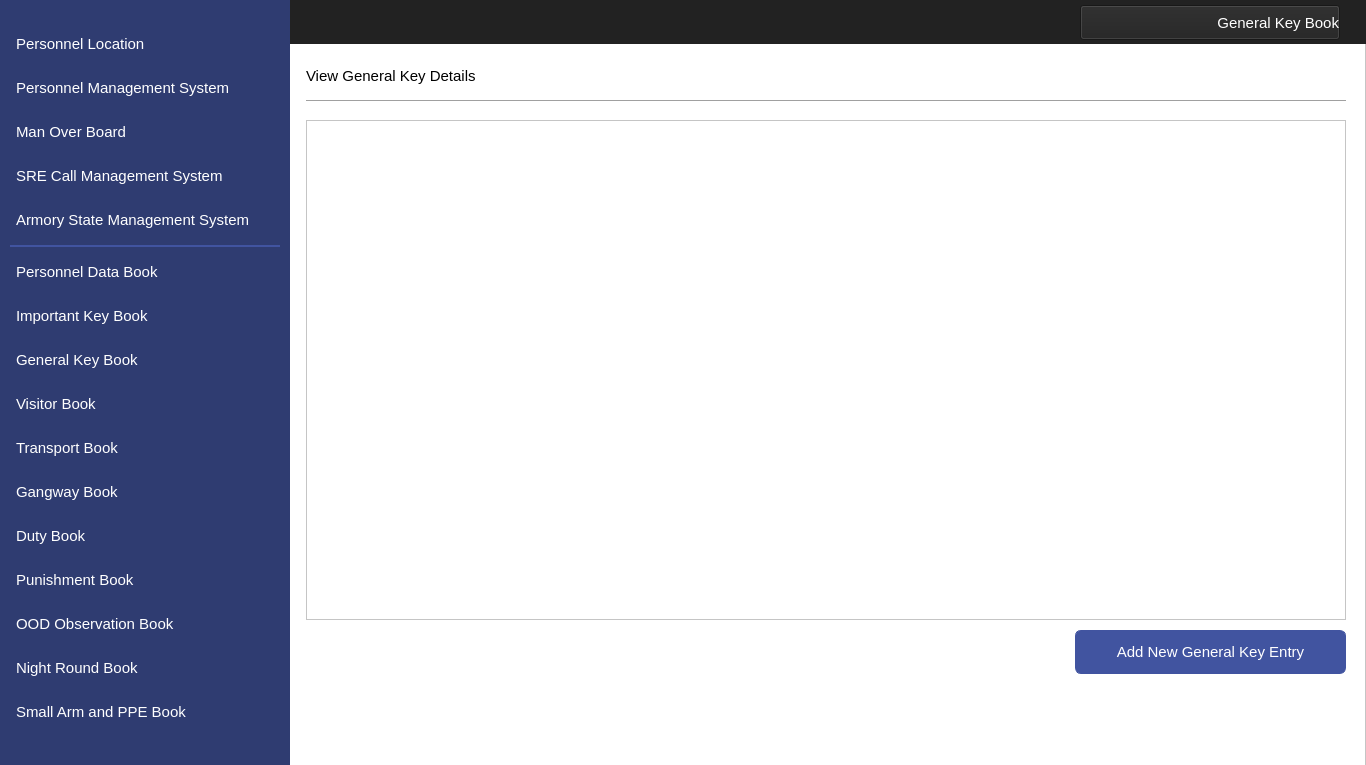
<?xml version="1.0" encoding="UTF-8"?>
<ui version="4.0">
 <class>MainWindow</class>
 <widget class="QMainWindow" name="MainWindow">
  <property name="geometry">
   <rect>
    <x>0</x>
    <y>0</y>
    <width>1366</width>
    <height>765</height>
   </rect>
  </property>
  <property name="windowTitle">
   <string>MainWindow</string>
  </property>
  <widget class="QWidget" name="centralwidget">
   <widget class="QFrame" name="frame">
    <property name="geometry">
     <rect>
      <x>0</x>
      <y>0</y>
      <width>1366</width>
      <height>768</height>
     </rect>
    </property>
    <property name="styleSheet">
     <string notr="true">background-color: #ffffff</string>
    </property>
    <property name="frameShape">
     <enum>QFrame::StyledPanel</enum>
    </property>
    <property name="frameShadow">
     <enum>QFrame::Raised</enum>
    </property>
    <widget class="QLabel" name="label">
     <property name="geometry">
      <rect>
       <x>0</x>
       <y>0</y>
       <width>290</width>
       <height>768</height>
      </rect>
     </property>
     <property name="styleSheet">
      <string notr="true">background-image: url(null);
background-color:#2F3C71;</string>
     </property>
     <property name="text">
      <string/>
     </property>
    </widget>
    <widget class="QLabel" name="label_2">
     <property name="geometry">
      <rect>
       <x>0</x>
       <y>0</y>
       <width>1366</width>
       <height>44</height>
      </rect>
     </property>
     <property name="styleSheet">
      <string notr="true">background-image: url(null);
background-color:#222222;</string>
     </property>
     <property name="text">
      <string/>
     </property>
    </widget>
    <widget class="QPushButton" name="navViewPunishment">
     <property name="geometry">
      <rect>
       <x>10</x>
       <y>558</y>
       <width>270</width>
       <height>44</height>
      </rect>
     </property>
     <property name="font">
      <font>
       <family>Segoe UI</family>
       <pointsize>11</pointsize>
      </font>
     </property>
     <property name="cursor">
      <cursorShape>PointingHandCursor</cursorShape>
     </property>
     <property name="styleSheet">
      <string notr="true">QPushButton 
{
    text-align: left;
    color: #ffffff;
    background-color:#2F3C71;
    border-width: 1px;
    border-color: #2F3C71;
    border-style: solid;
    border-radius: 6;
    padding: 3px;
    font-size: 11pt;
    padding-left: 5px;
    padding-right: 5px;
    min-width: 40px;
}

QPushButton:hover
{
    background-color:#4154A0;
}
QPushButton:pressed
{
    background-color: #384889;
 	border-width: 3px;
    border-color: #5C70BC;
    border-style: solid;
    border-radius: 6;

}</string>
     </property>
     <property name="text">
      <string>Punishment Book</string>
     </property>
     <property name="icon">
      <iconset resource="../IconResource.qrc">
       <normaloff>:/images/punishment.png</normaloff>:/images/punishment.png</iconset>
     </property>
     <property name="iconSize">
      <size>
       <width>25</width>
       <height>25</height>
      </size>
     </property>
     <property name="flat">
      <bool>false</bool>
     </property>
    </widget>
    <widget class="QPushButton" name="navViewImpKey">
     <property name="geometry">
      <rect>
       <x>10</x>
       <y>294</y>
       <width>270</width>
       <height>44</height>
      </rect>
     </property>
     <property name="font">
      <font>
       <family>Segoe UI</family>
       <pointsize>11</pointsize>
      </font>
     </property>
     <property name="cursor">
      <cursorShape>PointingHandCursor</cursorShape>
     </property>
     <property name="styleSheet">
      <string notr="true">QPushButton 
{
    text-align: left;
    color: #ffffff;
    background-color:#2F3C71;
    border-width: 1px;
    border-color: #2F3C71;
    border-style: solid;
    border-radius: 6;
    padding: 3px;
    font-size: 11pt;
    padding-left: 5px;
    padding-right: 5px;
    min-width: 40px;
}

QPushButton:hover
{
    background-color:#4154A0;
}
QPushButton:pressed
{
    background-color: #384889;
 	border-width: 3px;
    border-color: #5C70BC;
    border-style: solid;
    border-radius: 6;

}</string>
     </property>
     <property name="text">
      <string>Important Key Book</string>
     </property>
     <property name="icon">
      <iconset resource="../IconResource.qrc">
       <normaloff>:/images/impKey.png</normaloff>:/images/impKey.png</iconset>
     </property>
     <property name="iconSize">
      <size>
       <width>25</width>
       <height>25</height>
      </size>
     </property>
     <property name="flat">
      <bool>false</bool>
     </property>
    </widget>
    <widget class="QPushButton" name="navViewGenKey">
     <property name="geometry">
      <rect>
       <x>10</x>
       <y>338</y>
       <width>270</width>
       <height>44</height>
      </rect>
     </property>
     <property name="font">
      <font>
       <family>Segoe UI</family>
       <pointsize>11</pointsize>
      </font>
     </property>
     <property name="cursor">
      <cursorShape>PointingHandCursor</cursorShape>
     </property>
     <property name="styleSheet">
      <string notr="true">QPushButton 
{
    text-align: left;
    color: #ffffff;
    background-color:#2F3C71;
    border-width: 1px;
    border-color: #2F3C71;
    border-style: solid;
    border-radius: 6;
    padding: 3px;
    font-size: 11pt;
    padding-left: 5px;
    padding-right: 5px;
    min-width: 40px;
}

QPushButton:hover
{
    background-color:#4154A0;
}

QPushButton:active
{
    background-color:#4154A0;
}
QPushButton:pressed
{
    background-color: #384889;
 	border-width: 3px;
    border-color: #5C70BC;
    border-style: solid;
    border-radius: 6;

}</string>
     </property>
     <property name="text">
      <string>General Key Book</string>
     </property>
     <property name="icon">
      <iconset resource="../IconResource.qrc">
       <normaloff>:/images/genKey.png</normaloff>:/images/genKey.png</iconset>
     </property>
     <property name="iconSize">
      <size>
       <width>25</width>
       <height>25</height>
      </size>
     </property>
     <property name="flat">
      <bool>false</bool>
     </property>
    </widget>
    <widget class="QPushButton" name="navViewVisitor">
     <property name="geometry">
      <rect>
       <x>10</x>
       <y>382</y>
       <width>270</width>
       <height>44</height>
      </rect>
     </property>
     <property name="font">
      <font>
       <family>Segoe UI</family>
       <pointsize>11</pointsize>
      </font>
     </property>
     <property name="cursor">
      <cursorShape>PointingHandCursor</cursorShape>
     </property>
     <property name="styleSheet">
      <string notr="true">QPushButton 
{
    text-align: left;
    color: #ffffff;
    background-color:#2F3C71;
    border-width: 1px;
    border-color: #2F3C71;
    border-style: solid;
    border-radius: 6;
    padding: 3px;
    font-size: 11pt;
    padding-left: 5px;
    padding-right: 5px;
    min-width: 40px;
}

QPushButton:hover
{
    background-color:#4154A0;
}

QPushButton:pressed
{
    background-color: #384889;
 	border-width: 3px;
    border-color: #5C70BC;
    border-style: solid;
    border-radius: 6;
}</string>
     </property>
     <property name="text">
      <string>Visitor Book</string>
     </property>
     <property name="icon">
      <iconset resource="../IconResource.qrc">
       <normaloff>:/images/visitor.png</normaloff>:/images/visitor.png</iconset>
     </property>
     <property name="iconSize">
      <size>
       <width>25</width>
       <height>25</height>
      </size>
     </property>
     <property name="flat">
      <bool>false</bool>
     </property>
    </widget>
    <widget class="QPushButton" name="navViewTransport">
     <property name="geometry">
      <rect>
       <x>10</x>
       <y>426</y>
       <width>270</width>
       <height>44</height>
      </rect>
     </property>
     <property name="font">
      <font>
       <family>Segoe UI</family>
       <pointsize>11</pointsize>
      </font>
     </property>
     <property name="cursor">
      <cursorShape>PointingHandCursor</cursorShape>
     </property>
     <property name="styleSheet">
      <string notr="true">QPushButton 
{
    text-align: left;
    color: #ffffff;
    background-color:#2F3C71;
    border-width: 1px;
    border-color: #2F3C71;
    border-style: solid;
    border-radius: 6;
    padding: 3px;
    font-size: 11pt;
    padding-left: 5px;
    padding-right: 5px;
    min-width: 40px;
}

QPushButton:hover
{
    background-color:#4154A0;
}
QPushButton:pressed
{
    background-color: #384889;
 	border-width: 3px;
    border-color: #5C70BC;
    border-style: solid;
    border-radius: 6;

}</string>
     </property>
     <property name="text">
      <string>Transport Book</string>
     </property>
     <property name="icon">
      <iconset resource="../IconResource.qrc">
       <normaloff>:/images/transport.png</normaloff>:/images/transport.png</iconset>
     </property>
     <property name="iconSize">
      <size>
       <width>25</width>
       <height>25</height>
      </size>
     </property>
     <property name="flat">
      <bool>false</bool>
     </property>
    </widget>
    <widget class="QPushButton" name="navViewGangway">
     <property name="geometry">
      <rect>
       <x>10</x>
       <y>470</y>
       <width>270</width>
       <height>44</height>
      </rect>
     </property>
     <property name="font">
      <font>
       <family>Segoe UI</family>
       <pointsize>11</pointsize>
      </font>
     </property>
     <property name="cursor">
      <cursorShape>PointingHandCursor</cursorShape>
     </property>
     <property name="styleSheet">
      <string notr="true">QPushButton 
{
    text-align: left;
    color: #ffffff;
    background-color:#2F3C71;
    border-width: 1px;
    border-color: #2F3C71;
    border-style: solid;
    border-radius: 6;
    padding: 3px;
    font-size: 11pt;
    padding-left: 5px;
    padding-right: 5px;
    min-width: 40px;
}

QPushButton:hover
{
    background-color:#4154A0;
}
QPushButton:pressed
{
    background-color: #384889;
 	border-width: 3px;
    border-color: #5C70BC;
    border-style: solid;
    border-radius: 6;

}</string>
     </property>
     <property name="text">
      <string>Gangway Book</string>
     </property>
     <property name="icon">
      <iconset resource="../IconResource.qrc">
       <normaloff>:/images/gangway.png</normaloff>:/images/gangway.png</iconset>
     </property>
     <property name="iconSize">
      <size>
       <width>25</width>
       <height>25</height>
      </size>
     </property>
     <property name="flat">
      <bool>false</bool>
     </property>
    </widget>
    <widget class="QPushButton" name="navViewDuty">
     <property name="geometry">
      <rect>
       <x>10</x>
       <y>514</y>
       <width>270</width>
       <height>44</height>
      </rect>
     </property>
     <property name="font">
      <font>
       <family>Segoe UI</family>
       <pointsize>11</pointsize>
      </font>
     </property>
     <property name="cursor">
      <cursorShape>PointingHandCursor</cursorShape>
     </property>
     <property name="styleSheet">
      <string notr="true">QPushButton 
{
    text-align: left;
    color: #ffffff;
    background-color:#2F3C71;
    border-width: 1px;
    border-color: #2F3C71;
    border-style: solid;
    border-radius: 6;
    padding: 3px;
    font-size: 11pt;
    padding-left: 5px;
    padding-right: 5px;
    min-width: 40px;
}

QPushButton:hover
{
    background-color:#4154A0;
}
QPushButton:pressed
{
    background-color: #384889;
 	border-width: 3px;
    border-color: #5C70BC;
    border-style: solid;
    border-radius: 6;

}</string>
     </property>
     <property name="text">
      <string>Duty Book</string>
     </property>
     <property name="icon">
      <iconset resource="../IconResource.qrc">
       <normaloff>:/images/duty.png</normaloff>:/images/duty.png</iconset>
     </property>
     <property name="iconSize">
      <size>
       <width>25</width>
       <height>25</height>
      </size>
     </property>
     <property name="flat">
      <bool>false</bool>
     </property>
    </widget>
    <widget class="QPushButton" name="navViewNight">
     <property name="geometry">
      <rect>
       <x>10</x>
       <y>646</y>
       <width>270</width>
       <height>44</height>
      </rect>
     </property>
     <property name="font">
      <font>
       <family>Segoe UI</family>
       <pointsize>11</pointsize>
      </font>
     </property>
     <property name="cursor">
      <cursorShape>PointingHandCursor</cursorShape>
     </property>
     <property name="styleSheet">
      <string notr="true">QPushButton 
{
    text-align: left;
    color: #ffffff;
    background-color:#2F3C71;
    border-width: 1px;
    border-color: #2F3C71;
    border-style: solid;
    border-radius: 6;
    padding: 3px;
    font-size: 11pt;
    padding-left: 5px;
    padding-right: 5px;
    min-width: 40px;
}

QPushButton:hover
{
    background-color:#4154A0;
}
QPushButton:pressed
{
    background-color: #384889;
 	border-width: 3px;
    border-color: #5C70BC;
    border-style: solid;
    border-radius: 6;

}</string>
     </property>
     <property name="text">
      <string>Night Round Book</string>
     </property>
     <property name="icon">
      <iconset resource="../IconResource.qrc">
       <normaloff>:/images/night.png</normaloff>:/images/night.png</iconset>
     </property>
     <property name="iconSize">
      <size>
       <width>25</width>
       <height>25</height>
      </size>
     </property>
     <property name="flat">
      <bool>false</bool>
     </property>
    </widget>
    <widget class="QLabel" name="label_4">
     <property name="geometry">
      <rect>
       <x>10</x>
       <y>245</y>
       <width>270</width>
       <height>2</height>
      </rect>
     </property>
     <property name="styleSheet">
      <string notr="true">background-color:#4154A0;</string>
     </property>
     <property name="text">
      <string/>
     </property>
    </widget>
    <widget class="QPushButton" name="navViewMOB">
     <property name="geometry">
      <rect>
       <x>10</x>
       <y>110</y>
       <width>270</width>
       <height>44</height>
      </rect>
     </property>
     <property name="font">
      <font>
       <family>Segoe UI</family>
       <pointsize>11</pointsize>
      </font>
     </property>
     <property name="cursor">
      <cursorShape>PointingHandCursor</cursorShape>
     </property>
     <property name="styleSheet">
      <string notr="true">QPushButton 
{
    text-align: left;
    color: #ffffff;
    background-color:#2F3C71;
    border-width: 1px;
    border-color: #2F3C71;
    border-style: solid;
    border-radius: 6;
    padding: 3px;
    font-size: 11pt;
    padding-left: 5px;
    padding-right: 5px;
    min-width: 40px;
}

QPushButton:hover
{
    background-color:#4154A0;
}
QPushButton:pressed
{
    background-color: #384889;
 	border-width: 3px;
    border-color: #5C70BC;
    border-style: solid;
    border-radius: 6;

}</string>
     </property>
     <property name="text">
      <string>Man Over Board</string>
     </property>
     <property name="icon">
      <iconset resource="../IconResource.qrc">
       <normaloff>:/images/mob.png</normaloff>:/images/mob.png</iconset>
     </property>
     <property name="iconSize">
      <size>
       <width>32</width>
       <height>32</height>
      </size>
     </property>
     <property name="flat">
      <bool>false</bool>
     </property>
    </widget>
    <widget class="QPushButton" name="navViewLocation">
     <property name="geometry">
      <rect>
       <x>10</x>
       <y>22</y>
       <width>270</width>
       <height>44</height>
      </rect>
     </property>
     <property name="font">
      <font>
       <family>Segoe UI</family>
       <pointsize>11</pointsize>
      </font>
     </property>
     <property name="cursor">
      <cursorShape>PointingHandCursor</cursorShape>
     </property>
     <property name="styleSheet">
      <string notr="true">QPushButton 
{
    text-align: left;
    color: #ffffff;
    background-color:#2F3C71;
    border-width: 1px;
    border-color: #2F3C71;
    border-style: solid;
    border-radius: 6;
    padding: 3px;
    font-size: 11pt;
    padding-left: 5px;
    padding-right: 5px;
    min-width: 40px;
}

QPushButton:hover
{
    background-color:#4154A0;
}
QPushButton:pressed
{
    background-color: #384889;
 	border-width: 3px;
    border-color: #5C70BC;
    border-style: solid;
    border-radius: 6;

}</string>
     </property>
     <property name="text">
      <string>Personnel Location</string>
     </property>
     <property name="icon">
      <iconset resource="../IconResource.qrc">
       <normaloff>:/images/locate.png</normaloff>:/images/locate.png</iconset>
     </property>
     <property name="iconSize">
      <size>
       <width>25</width>
       <height>25</height>
      </size>
     </property>
     <property name="flat">
      <bool>false</bool>
     </property>
    </widget>
    <widget class="QPushButton" name="navViewMangement">
     <property name="geometry">
      <rect>
       <x>10</x>
       <y>66</y>
       <width>270</width>
       <height>44</height>
      </rect>
     </property>
     <property name="font">
      <font>
       <family>Segoe UI</family>
       <pointsize>11</pointsize>
      </font>
     </property>
     <property name="cursor">
      <cursorShape>PointingHandCursor</cursorShape>
     </property>
     <property name="styleSheet">
      <string notr="true">QPushButton 
{
    text-align: left;
    color: #ffffff;
    background-color:#2F3C71;
    border-width: 1px;
    border-color: #2F3C71;
    border-style: solid;
    border-radius: 6;
    padding: 3px;
    font-size: 11pt;
    padding-left: 5px;
    padding-right: 5px;
    min-width: 40px;
}

QPushButton:hover
{
    background-color:#4154A0;
}
QPushButton:pressed
{
    background-color: #384889;
 	border-width: 3px;
    border-color: #5C70BC;
    border-style: solid;
    border-radius: 6;

}</string>
     </property>
     <property name="text">
      <string>Personnel Management System</string>
     </property>
     <property name="icon">
      <iconset resource="../IconResource.qrc">
       <normaloff>:/images/personnel.png</normaloff>:/images/personnel.png</iconset>
     </property>
     <property name="iconSize">
      <size>
       <width>32</width>
       <height>32</height>
      </size>
     </property>
     <property name="flat">
      <bool>false</bool>
     </property>
    </widget>
    <widget class="QPushButton" name="navViewPPE">
     <property name="geometry">
      <rect>
       <x>10</x>
       <y>690</y>
       <width>270</width>
       <height>44</height>
      </rect>
     </property>
     <property name="font">
      <font>
       <family>Segoe UI</family>
       <pointsize>11</pointsize>
      </font>
     </property>
     <property name="cursor">
      <cursorShape>PointingHandCursor</cursorShape>
     </property>
     <property name="styleSheet">
      <string notr="true">QPushButton 
{
    text-align: left;
    color: #ffffff;
    background-color:#2F3C71;
    border-width: 1px;
    border-color: #2F3C71;
    border-style: solid;
    border-radius: 6;
    padding: 3px;
    font-size: 11pt;
    padding-left: 5px;
    padding-right: 5px;
    min-width: 40px;
}

QPushButton:hover
{
    background-color:#4154A0;
}
QPushButton:pressed
{
    background-color: #384889;
 	border-width: 3px;
    border-color: #5C70BC;
    border-style: solid;
    border-radius: 6;

}</string>
     </property>
     <property name="text">
      <string>Small Arm and PPE Book</string>
     </property>
     <property name="icon">
      <iconset resource="../IconResource.qrc">
       <normaloff>:/images/armPPE.png</normaloff>:/images/armPPE.png</iconset>
     </property>
     <property name="iconSize">
      <size>
       <width>25</width>
       <height>25</height>
      </size>
     </property>
     <property name="flat">
      <bool>false</bool>
     </property>
    </widget>
    <widget class="QPushButton" name="navViewOOD">
     <property name="geometry">
      <rect>
       <x>10</x>
       <y>602</y>
       <width>270</width>
       <height>44</height>
      </rect>
     </property>
     <property name="font">
      <font>
       <family>Segoe UI</family>
       <pointsize>11</pointsize>
      </font>
     </property>
     <property name="cursor">
      <cursorShape>PointingHandCursor</cursorShape>
     </property>
     <property name="styleSheet">
      <string notr="true">QPushButton 
{
    text-align: left;
    color: #ffffff;
    background-color:#2F3C71;
    border-width: 1px;
    border-color: #2F3C71;
    border-style: solid;
    border-radius: 6;
    padding: 3px;
    font-size: 11pt;
    padding-left: 5px;
    padding-right: 5px;
    min-width: 40px;
}

QPushButton:hover
{
    background-color:#4154A0;
}
QPushButton:pressed
{
    background-color: #384889;
 	border-width: 3px;
    border-color: #5C70BC;
    border-style: solid;
    border-radius: 6;

}</string>
     </property>
     <property name="text">
      <string>OOD Observation Book</string>
     </property>
     <property name="icon">
      <iconset resource="../IconResource.qrc">
       <normaloff>:/images/oodObserve.png</normaloff>:/images/oodObserve.png</iconset>
     </property>
     <property name="iconSize">
      <size>
       <width>25</width>
       <height>25</height>
      </size>
     </property>
     <property name="flat">
      <bool>false</bool>
     </property>
    </widget>
    <widget class="QPushButton" name="navViewCMS">
     <property name="geometry">
      <rect>
       <x>10</x>
       <y>154</y>
       <width>270</width>
       <height>44</height>
      </rect>
     </property>
     <property name="font">
      <font>
       <family>Segoe UI</family>
       <pointsize>11</pointsize>
      </font>
     </property>
     <property name="cursor">
      <cursorShape>PointingHandCursor</cursorShape>
     </property>
     <property name="styleSheet">
      <string notr="true">QPushButton 
{
    text-align: left;
    color: #ffffff;
    background-color:#2F3C71;
    border-width: 1px;
    border-color: #2F3C71;
    border-style: solid;
    border-radius: 6;
    padding: 3px;
    font-size: 11pt;
    padding-left: 5px;
    padding-right: 5px;
    min-width: 40px;
}

QPushButton:hover
{
    background-color:#4154A0;
}
QPushButton:pressed
{
    background-color: #384889;
 	border-width: 3px;
    border-color: #5C70BC;
    border-style: solid;
    border-radius: 6;

}</string>
     </property>
     <property name="text">
      <string>SRE Call Management System</string>
     </property>
     <property name="icon">
      <iconset resource="../IconResource.qrc">
       <normaloff>:/images/sreCall.png</normaloff>:/images/sreCall.png</iconset>
     </property>
     <property name="iconSize">
      <size>
       <width>25</width>
       <height>25</height>
      </size>
     </property>
     <property name="flat">
      <bool>false</bool>
     </property>
    </widget>
    <widget class="QPushButton" name="pushButton">
     <property name="enabled">
      <bool>true</bool>
     </property>
     <property name="geometry">
      <rect>
       <x>1080</x>
       <y>5</y>
       <width>260</width>
       <height>35</height>
      </rect>
     </property>
     <property name="font">
      <font>
       <family>Segoe UI</family>
       <pointsize>11</pointsize>
      </font>
     </property>
     <property name="styleSheet">
      <string notr="true"> text-align: right;
    color: #ffffff;
    background-color:#222222;</string>
     </property>
     <property name="text">
      <string>General Key Book</string>
     </property>
     <property name="icon">
      <iconset resource="../IconResource.qrc">
       <normaloff>:/images/genKey.png</normaloff>:/images/genKey.png</iconset>
     </property>
     <property name="iconSize">
      <size>
       <width>32</width>
       <height>32</height>
      </size>
     </property>
    </widget>
    <widget class="QPushButton" name="pushButton_2">
     <property name="enabled">
      <bool>true</bool>
     </property>
     <property name="geometry">
      <rect>
       <x>306</x>
       <y>680</y>
       <width>100</width>
       <height>80</height>
      </rect>
     </property>
     <property name="styleSheet">
      <string notr="true"> border:1px solid #fff;
    border-radius:4px;
    outline:none;</string>
     </property>
     <property name="text">
      <string/>
     </property>
     <property name="icon">
      <iconset resource="../IconResource.qrc">
       <normaloff>:/images/logoMTIP.png</normaloff>:/images/logoMTIP.png</iconset>
     </property>
     <property name="iconSize">
      <size>
       <width>200</width>
       <height>200</height>
      </size>
     </property>
    </widget>
    <widget class="QPushButton" name="navViewPersonnel">
     <property name="geometry">
      <rect>
       <x>10</x>
       <y>250</y>
       <width>270</width>
       <height>44</height>
      </rect>
     </property>
     <property name="font">
      <font>
       <family>Segoe UI</family>
       <pointsize>11</pointsize>
      </font>
     </property>
     <property name="cursor">
      <cursorShape>PointingHandCursor</cursorShape>
     </property>
     <property name="styleSheet">
      <string notr="true">QPushButton 
{
    text-align: left;
    color: #ffffff;
    background-color:#2F3C71;
    border-width: 1px;
    border-color: #2F3C71;
    border-style: solid;
    border-radius: 6;
    padding: 3px;
    font-size: 11pt;
    padding-left: 5px;
    padding-right: 5px;
    min-width: 40px;
}

QPushButton:hover
{
    background-color:#4154A0;
}

QPushButton:pressed
{
    background-color: #384889;
 	border-width: 3px;
    border-color: #5C70BC;
    border-style: solid;
    border-radius: 6;

}</string>
     </property>
     <property name="text">
      <string>Personnel Data Book</string>
     </property>
     <property name="icon">
      <iconset resource="../IconResource.qrc">
       <normaloff>:/images/personnelData.png</normaloff>:/images/personnelData.png</iconset>
     </property>
     <property name="iconSize">
      <size>
       <width>25</width>
       <height>25</height>
      </size>
     </property>
     <property name="flat">
      <bool>false</bool>
     </property>
    </widget>
    <widget class="QPushButton" name="btnAddImpKey">
     <property name="geometry">
      <rect>
       <x>1075</x>
       <y>630</y>
       <width>271</width>
       <height>44</height>
      </rect>
     </property>
     <property name="font">
      <font>
       <family>Segoe UI</family>
       <pointsize>11</pointsize>
      </font>
     </property>
     <property name="cursor">
      <cursorShape>PointingHandCursor</cursorShape>
     </property>
     <property name="styleSheet">
      <string notr="true">QPushButton
{
    color: #ffffff;
    background-color:#4154A0;
    border-width: 1px;
    border-color: #4154A0;
    border-style: solid;
    border-radius: 6;
    padding: 3px;
    font-size: 11pt;
    padding-left: 5px;
    padding-right: 5px;
    min-width: 40px;
}

QPushButton:hover
{
    background-color:#384889
}
QPushButton:pressed
{
    background-color: #384889;
 	border-width: 3px;
    border-color: #5C70BC;
    border-style: solid;
    border-radius: 6;

}</string>
     </property>
     <property name="text">
      <string>Add New General Key Entry</string>
     </property>
     <property name="icon">
      <iconset resource="../IconResource.qrc">
       <normaloff>:/images/add.png</normaloff>:/images/add.png</iconset>
     </property>
     <property name="iconSize">
      <size>
       <width>25</width>
       <height>25</height>
      </size>
     </property>
    </widget>
    <widget class="QPushButton" name="navViewState">
     <property name="geometry">
      <rect>
       <x>10</x>
       <y>198</y>
       <width>270</width>
       <height>44</height>
      </rect>
     </property>
     <property name="font">
      <font>
       <family>Segoe UI</family>
       <pointsize>11</pointsize>
      </font>
     </property>
     <property name="cursor">
      <cursorShape>PointingHandCursor</cursorShape>
     </property>
     <property name="styleSheet">
      <string notr="true">QPushButton 
{
    text-align: left;
    color: #ffffff;
    background-color:#2F3C71;
    border-width: 1px;
    border-color: #2F3C71;
    border-style: solid;
    border-radius: 6;
    padding: 3px;
    font-size: 11pt;
    padding-left: 5px;
    padding-right: 5px;
    min-width: 40px;
}

QPushButton:hover
{
    background-color:#4154A0;
}
QPushButton:pressed
{
    background-color: #384889;
 	border-width: 3px;
    border-color: #5C70BC;
    border-style: solid;
    border-radius: 6;

}</string>
     </property>
     <property name="text">
      <string>Armory State Management System</string>
     </property>
     <property name="icon">
      <iconset resource="../IconResource.qrc">
       <normaloff>:/images/armoryState.png</normaloff>:/images/armoryState.png</iconset>
     </property>
     <property name="iconSize">
      <size>
       <width>25</width>
       <height>25</height>
      </size>
     </property>
     <property name="flat">
      <bool>false</bool>
     </property>
    </widget>
    <widget class="QTableView" name="tblDetails">
     <property name="geometry">
      <rect>
       <x>306</x>
       <y>120</y>
       <width>1040</width>
       <height>500</height>
      </rect>
     </property>
     <property name="font">
      <font>
       <pointsize>11</pointsize>
      </font>
     </property>
     <property name="editTriggers">
      <set>QAbstractItemView::NoEditTriggers</set>
     </property>
     <property name="alternatingRowColors">
      <bool>true</bool>
     </property>
     <property name="selectionMode">
      <enum>QAbstractItemView::NoSelection</enum>
     </property>
     <property name="selectionBehavior">
      <enum>QAbstractItemView::SelectRows</enum>
     </property>
     <property name="textElideMode">
      <enum>Qt::ElideMiddle</enum>
     </property>
    </widget>
    <zorder>label_2</zorder>
    <zorder>label</zorder>
    <zorder>navViewPunishment</zorder>
    <zorder>navViewImpKey</zorder>
    <zorder>navViewGenKey</zorder>
    <zorder>navViewVisitor</zorder>
    <zorder>navViewTransport</zorder>
    <zorder>navViewGangway</zorder>
    <zorder>navViewDuty</zorder>
    <zorder>navViewNight</zorder>
    <zorder>label_4</zorder>
    <zorder>navViewMOB</zorder>
    <zorder>navViewLocation</zorder>
    <zorder>navViewMangement</zorder>
    <zorder>navViewPPE</zorder>
    <zorder>navViewOOD</zorder>
    <zorder>navViewCMS</zorder>
    <zorder>pushButton</zorder>
    <zorder>pushButton_2</zorder>
    <zorder>navViewPersonnel</zorder>
    <zorder>btnAddImpKey</zorder>
    <zorder>navViewState</zorder>
    <zorder>tblDetails</zorder>
   </widget>
   <widget class="QLabel" name="label_13">
    <property name="geometry">
     <rect>
      <x>306</x>
      <y>100</y>
      <width>1040</width>
      <height>1</height>
     </rect>
    </property>
    <property name="styleSheet">
     <string notr="true">background-color:#A0A0A0;</string>
    </property>
    <property name="text">
     <string/>
    </property>
   </widget>
   <widget class="QLabel" name="label_6">
    <property name="geometry">
     <rect>
      <x>306</x>
      <y>60</y>
      <width>221</width>
      <height>31</height>
     </rect>
    </property>
    <property name="font">
     <font>
      <family>Segoe UI</family>
      <pointsize>11</pointsize>
     </font>
    </property>
    <property name="layoutDirection">
     <enum>Qt::LeftToRight</enum>
    </property>
    <property name="styleSheet">
     <string notr="true">color: #000000;
background-color:#ffffff;
font-size: 11pt</string>
    </property>
    <property name="text">
     <string>View General Key Details</string>
    </property>
    <property name="alignment">
     <set>Qt::AlignLeading|Qt::AlignLeft|Qt::AlignVCenter</set>
    </property>
   </widget>
  </widget>
 </widget>
 <resources>
  <include location="../IconResource.qrc"/>
 </resources>
 <connections/>
</ui>
